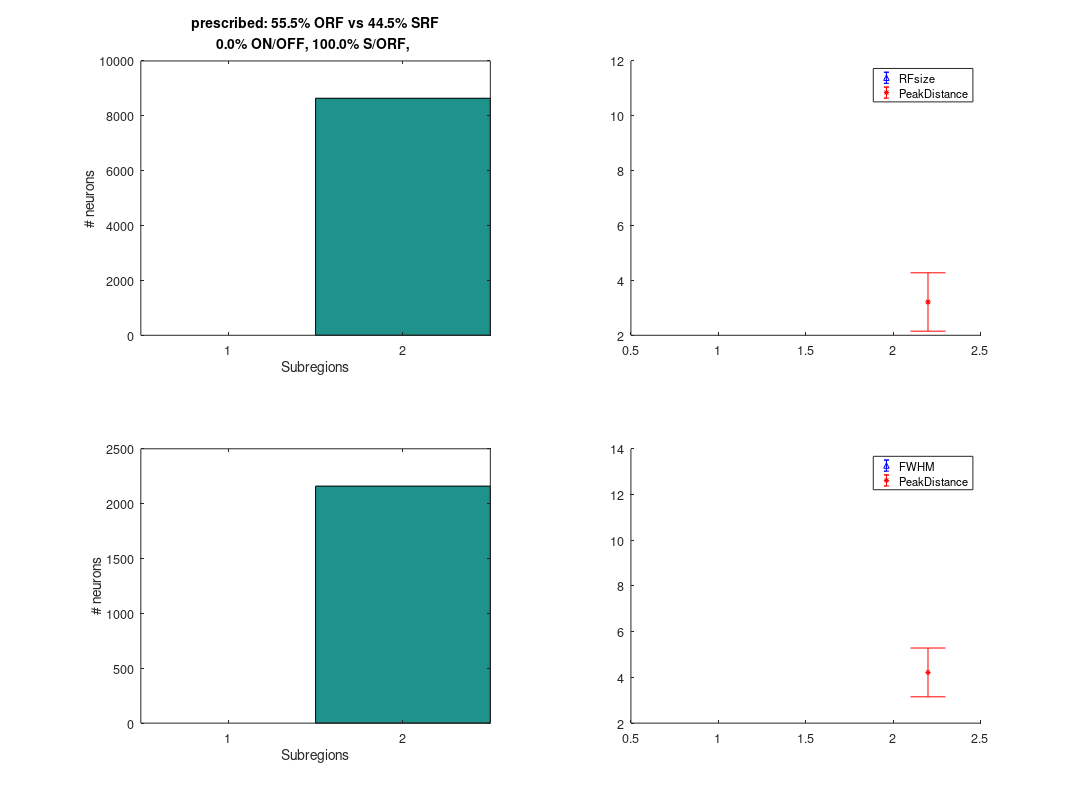

This chart was generated by the following MATLAB code: (Note: this script raises an error after producing the figure.)
%% setup
drawSpecific = false;
p = struct;
p.YoudensIndex = 0.32;
p.profile = 'u'         % 'u' for uniform(single-value) profile for LGN connection strength, 'g' for gaussian
p.name = 'ndi305-40';
enorm = 0.305; 
inorm = 0.40; 
enormStd = 0.1016;
inormStd = 0.1016;
p.h = 'png';
p.esigma0 = [10.5,0.1];
p.isigma0 = [10.5,0.1];
%p.isigma0 = p.esigma0 * 1.1;
p.eAspectR0 = [1.2;0.012];
p.iAspectR0 = [1.55;0.0155];
%p.iAspectR0 = p.eAspectR0*1.19;
p.se = 1;  % connection strength
p.si = 1;
%p.si = 4/3.2875;
%p.si = 1;    %l
%p.si = 1;       %b
aliasing = true;
p.pCRF = 0.0; % percentage of pure complex cells, full overlap LGN input
pMono = 0;
ep = [0, pMono,	1-p.pCRF]; % 27% 3-Stripes Niell & Stryker 2008
FontSize = 14;
set(0,'DefaultAxesFontSize',FontSize);
pPosition = [18, 180, 1200, 900];
if ~isempty(p.h)
    if strcmp(p.h,'psc2')
        printDriver = ['-de',p.h];
        p.h = 'eps';
    else
        printDriver = ['-d',p.h];
    end
    dpi = '-r150';
end
multi = 1.2;
p.lgnx = 16;%*multi;
p.lgny = 16;%*multi;
% p.lgnx = 6;
% p.lgny = 6;
p.uniformStrength = true;
%p.uniformStrength = true;
p.ev1x = 60*multi; % column 60
p.ev1y = 100*multi;	% row 100
p.iv1x = 30*multi;    % 30
p.iv1y = 50*multi;    % 50

p.dE = 6.515;
p.dI = 13.03;
% p.lgnmax = 30;  % per square degree % 0.037 per squared lgn RF, 0.029 per circled LGN RF
p.lgn_offset = 0.02; % lgn position offset
p.v1_offset = 0.02;	% v1 position offset relative to distance to nearest neuron % not implemented
p.example = 32; % examples bigger than 16 will not be displayed.
p.sigmaTheta = 0/180*pi; % orientation fluctuation of subregion
% guassian parameters, to use cutoff uniform, put seed to -1;
p.dlgn = 5/(5/180*pi)^2; % corresponding to lgns per 25 square degree
p.seed = 911; % keep it fix, data file naming system doesn't have it.
rng(p.seed);
p.average = 3;
% guassian end
p.cbounde = sqrt(2);
p.cboundi = p.cbounde*1.1;
% p.cboundi = p.cbounde*1.0;
p.sbounde = 1;
p.sboundi = 1;
%p.si = 1;
% p.boundi = sqrt(2)+0.5;
% p.bound = 2*sqrt(2*log(2));

% p.pick = true; % only use picked lgn, change jlgn in adg_INPUT for FASTER lgn input rendering.
p.pick = false;
% p.drawOrientation = true;
p.drawOrientation = false;
% mouse visual space 
%	altitude:	-50,25
%	azimuth:	-25,150
%	biggest RF:	35 degrees in diameter
%	smallest RF: 10 degrees in diameter
%	percentage of ON/OFF dominating, 0.27 for layer2/3, 0.73 for layer4
% pMono = 0.4167; % combined Layer 2 and 3
% pMono = 0.27; % Layer 2 and 3 only
%ep = [0,	pMono*1,	0.73]; % 27% 3-Stripes Niell & Stryker 2008
% p.YoudensIndex = 0.5; % 0.32 for Liu et al 2010 online method
ip = [0,    0,  1];
% p.nSubTypeE = [1,2,2,3];
% p.nSubTypeE = [1,2,2];
% p.Etypes = {' ON-OFF',' ORF',' SRF',' 3-Stripes'};
% p.Etypes = {' ON-OFF',' ORF',' SRF'};
p.Etypes = {' ORF',' SRF',' CRF'};
p.nSubTypeE = [2,2,2];
p.Etypes = strcat('Exc',p.Etypes);
p.ntypeE = length(p.Etypes);
p.Itypes = {' ORF'};
p.nSubTypeI = [2];
p.Itypes = strcat('Inh',p.Itypes);
p.ntypeI = length(p.Itypes);
p.pOn = 0.85;
core = 26.06*multi;
% core = 5;
extend = 20;
p.multi = 1;

azimuth = [-25,150]./180.*pi;
altitude = [-50,25]./180.*pi;
p.fdr = ['lgn2v1map'];
if ~exist(p.fdr,'dir')
    mkdir(p.fdr);
end

p.pinwheel = [];
p.rlgn = 0.1555;
% p.pinwheel = [2,2];
% auto data
range = (p.multi*core+2*extend)./180.*pi;
brim = (diff(altitude)-range)/2;
p.lgn_altitude = [altitude(1)+brim,altitude(2)-brim];
brim = (diff(azimuth)-range)/2;
p.lgn_azimuth = [azimuth(1)+brim,azimuth(2)-brim];

range = (p.multi*core)./180.*pi;
brim = (diff(altitude)-range)/2;
p.v1_altitude = [altitude(1)+brim,altitude(2)-brim];
brim = (diff(azimuth)-range)/2;
p.v1_azimuth = [azimuth(1)+brim,azimuth(2)-brim];

p.nlgn = p.lgnx*p.lgny;

p.nv1i = p.iv1x*p.iv1y;
p.nv1e = p.ev1x*p.ev1y;
p.nv1 = p.nv1e + p.nv1i;

%% distribute RF in exc neuron
p_subregion = rand([p.nv1e,1]);
p.eSubregion = zeros(p.nv1e,1);
p.typeE = zeros(p.nv1e,1);
mostSubregion = length(ep)-1;
 % here sigma is only FWHM, later transformed to sigma
p.esigma = zeros(p.nv1e,mostSubregion);
if mostSubregion>1
	p.ePeakDistance = zeros(p.nv1e,mostSubregion-1);
end
p.eAspectRatio = zeros(p.nv1e,mostSubregion);
p.enormDistance = zeros(p.nv1e,1);
if pMono > 0
%%%%%%%%%%%%% ON-OFF dominating
ir = (p_subregion > ep(1) & p_subregion <= ep(2));
nir = sum(ir);
p.eSubregion(ir) = 1;

% on-off axis
p.esigma(ir,1) = (10.5 + randn([nir,1])*0.1)./180.*pi;
% orth
% p.eAspectRatio(ir,1) = (1.5 + randn([nir,1])*0.1);
temp = (p.eAspectR0(1) + randn([nir,1])*p.eAspectR0(2));
temp(temp<1) = 1;
p.eAspectRatio(ir,1) = temp;
p.typeE(ir) = 1;
end
%%%%%%%%%%%%%% SRF/ORF
    ir = (p_subregion > ep(2) & p_subregion <= ep(3));
    nir = sum(ir);
    p.eSubregion(ir) = 2;
    
    % on-off axis
    p.esigma(ir,1) = (p.esigma0(1) + randn([nir,1])*p.esigma0(2))./180.*pi;
    p.esigma(ir,2) = p.esigma(ir,1);
    % peak distance
    % normDistance(ir) = 0.1 + rand(nir,1)*0.75;
    temp = zeros(nir,1)-1;
    % figure(100);
    nnn = 0;
    % nn0 = 0;
    % binranges = -0.2:0.05:1;
    % nbins = length(binranges);
    % binranges(nbins) = 1.1;
    if aliasing
        temp = enorm + randn(nir-nnn,1)*enormStd;
        neg = temp<0;
        temp(neg) = -temp(neg);
    else
        while nnn < nir
            unpicked = temp<0;
            temp(unpicked) = enorm + randn(nir-nnn,1)*enormStd;
        %     nn0 = nn0 + nir - nnn;
            temp(temp<0.0) = -1;
            nnn = nnn + sum(temp>0);
        end
    end
    % b = histc(temp,binranges);
    % b = b(1:nbins-1);
    % 
    % b0 = histc(0.3+randn(nn0,1)*0.15,binranges);
    % b0 = b0(1:nbins-1);
    % plot(binranges(1:nbins-1),[b,b0],'*');
    
    % temp(temp<0) = 0;
    
    p.enormDistance(ir) = temp; 
    % normDistance(ir) = 0.0 + rand(nir,1)*(YoudensIndex/perORF);
    p.ePeakDistance(ir,1) = 0.5*p.enormDistance(ir) .* (p.esigma(ir,1)+p.esigma(ir,2));
    
    % orth
    % p.eAspectRatio(ir,1) = (1.2 + randn([nir,1])*0.07);
    % p.eAspectRatio(ir,2) = p.eAspectRatio(ir,1);
    temp = (p.eAspectR0(1) + randn([nir,1])*p.eAspectR0(2));
    temp(temp<1) = 1.0;
    p.eAspectRatio(ir,1) = temp;
    p.eAspectRatio(ir,2) = temp;

    if pMono>0
        p.typeE(ir & p.enormDistance > p.YoudensIndex) = 3;
        p.typeE(ir & p.enormDistance <= p.YoudensIndex) = 2;
    else
        p.typeE(ir & p.enormDistance > p.YoudensIndex) = 2;
        p.typeE(ir & p.enormDistance <= p.YoudensIndex) = 1;
    end

%%%%%%%%%%%%%% CRF
p.CRF = false(p.nv1e,1);
if p.pCRF>0
    ir = (p_subregion > ep(3) & p_subregion <= 1);
    nir = sum(ir);
    p.eSubregion(ir) = 2;
    
    % on-off axis
    p.esigma(ir,1) = (p.esigma0(1) + randn([nir,1])*p.esigma0(2))./180.*pi;
    p.esigma(ir,2) = p.esigma(ir,1);
    % peak distance
    p.enormDistance(ir) = 0.0;
    p.ePeakDistance(ir,1) = 0.5*p.enormDistance(ir) .* (p.esigma(ir,1)+p.esigma(ir,2));
    
    % orth
    temp = (p.eAspectR0(1) + randn([nir,1])*p.eAspectR0(2));
    temp(temp<1) = 1.0;
    p.eAspectRatio(ir,1) = temp;
    p.eAspectRatio(ir,2) = temp;
    p.typeE(ir) = 3;
    p.CRF(ir) = true;
end

%% distribute RF in inh neuron
p_subregion = rand([p.nv1i,1]);
p.iSubregion = zeros(p.nv1i,1);
p.typeI = zeros(p.nv1i,1);
mostSubregion = length(ip)-1;
p.isigma = zeros(p.nv1i,mostSubregion);
if mostSubregion>1
	p.iPeakDistance = zeros(p.nv1i,mostSubregion-1);
end
p.iAspectRatio = zeros(p.nv1i,mostSubregion);
p.inormDistance = zeros(p.nv1i,1);

ir = (p_subregion > ip(2) & p_subregion <= ip(3));
nir = sum(ir);
p.iSubregion(ir) = 2;

% on-off axis
% p.isigma(ir,:) = (10.5 + randn([nir,2])*1)./180.*pi;
p.isigma(ir,1) = (p.isigma0(1) + randn([nir,1])*p.isigma0(2))./180.*pi;
% p.isigma(ir,1) = (12.0 + randn([nir,1])*0.1)./180.*pi;
p.isigma(ir,2) = p.isigma(ir,1);
% p.isigma(ir,2) = p.isigma(ir,1).*(1.0 + randn([nir,1])*0.07);

% orth
% p.iAspectRatio(ir,1) = (1.2 + randn([nir,1])*0.1);
% p.iAspectRatio(ir,2) = p.iAspectRatio(ir,1);
temp = (p.iAspectR0(1) + randn([nir,1])*p.iAspectR0(2));
% temp = (1.5 + randn([nir,1])*0.012);
temp(temp<1) = 1.0;
p.iAspectRatio(ir,1) = temp;
p.iAspectRatio(ir,2) = p.iAspectRatio(ir,1);

% peak distance
% temp = 0.50 + randn(nir,1)*0.1;
% temp(temp<0) = 0;
temp = zeros(nir,1)-1;
nnn = 0;
while nnn < nir
    unpicked = temp<0;
    temp(unpicked) = inorm + randn(nir-nnn,1)*inormStd;
    temp(temp<0.0) = -1;
    nnn = nnn + sum(temp>0);
end
p.inormDistance(ir) = temp;
p.iPeakDistance(ir,1) = 0.5*p.inormDistance(ir) .* (p.isigma(ir,1)+p.isigma(ir,2));

p.typeI(ir) = 1;
%%
h = figure;
subplot(2,2,1);
hist(p.eSubregion,1:length(ep)-1);
xlabel('Subregions');
ylabel('# neurons');

ORF_SRF = p.eSubregion==2;
% p.normDistance = p.ePeakDistance(ORF_SRF,1)*2 ./(p.esigma(ORF_SRF,1)+p.esigma(ORF_SRF,2));

n2sub = sum(p.eSubregion == 2);
pORF = sum(p.typeE == 1)/n2sub;
pSRF = sum(p.typeE == 2)/n2sub;
pMono = sum(p.eSubregion == 1)/p.nv1e;
pS_ORF = sum(p.eSubregion == 2)/p.nv1e;
% p3Stripes = sum(p.eSubregion == 3)/p.nv1e;
disp(['prescribed: ',num2str(pORF*100,'%3.1f'),'% ORF vs ',num2str(pSRF*100,'%3.1f'),'% SRF']);
title({['prescribed: ',num2str(pORF*100,'%3.1f'),'% ORF vs ',num2str(pSRF*100,'%3.1f'),'% SRF'], ...
        [num2str(pMono*100,'%3.1f'),'% ON/OFF, ',num2str(pS_ORF*100,'%3.1f'),'% S/ORF, ']});%,num2str(p3Stripes*100,'%3.1f'),'% 3-Stripes']});
subplot(2,2,2);
hold on
m = zeros(length(ep)-1,1);
s = zeros(length(ep)-1,1);
mp = zeros(length(ep)-2,1);
sp = zeros(length(ep)-2,1);
for k=1:(length(ep)-1)
    pick = p.eSubregion == k;
    if k > 0
        m(k) = mean(mean(p.esigma(pick,1:k).*(1+p.eAspectRatio(pick,1:k))./2,2)*180/pi);
        s(k) = std(mean(p.esigma(pick,1:k).*(1+p.eAspectRatio(pick,1:k))./2,2)*180/pi);
        if k > 1
            mp(k-1) = mean(mean(p.ePeakDistance(pick,1:k-1),2))*180/pi;
            sp(k-1) = std(mean(p.ePeakDistance(pick,1:k-1),2))*180/pi;
        end
    end
end
errorbar(1:(length(ep)-1),m,s,'^b');
errorbar((2:(length(ep)-1))+0.2,mp,sp,'*r');
legend({'RFsize','PeakDistance'},'Location','best');

subplot(2,2,3);
hist(p.iSubregion,1:length(ip)-1);
xlabel('Subregions');
ylabel('# neurons');
subplot(2,2,4);
hold on
m = zeros(length(ip)-1,1);
s = zeros(length(ip)-1,1);
mp = zeros(length(ip)-2,1);
sp = zeros(length(ip)-2,1);
for k=1:(length(ip)-1)
    pick = p.iSubregion == k;
    if k > 0
        m(k) = mean(mean(p.isigma(pick,1:k).*(1+p.iAspectRatio(pick,1:k))./2,2)*180/pi);
        s(k) = std(mean(p.isigma(pick,1:k).*(1+p.iAspectRatio(pick,1:k))./2,2)*180/pi);
        if k > 1
            mp(k-1) = mean(mean(p.iPeakDistance(pick,1:k-1),2)*180/pi);
            sp(k-1) = std(mean(p.iPeakDistance(pick,1:k-1),2)*180/pi);
        end
    end
end
errorbar(1:(length(ip)-1),m,s,'^b');
errorbar((2:(length(ip)-1))+0.2,mp,sp,'*r');
legend({'FWHM','PeakDistance'},'Location','best');
axis auto
if ~isempty(p.h)
    set(gcf, 'PaperUnits', 'points','PaperPosition', pPosition);
    if strcmp(p.h,'fig')
        saveas(h,['lgn2v1map/',p.name,'-presets.',p.h]);
    else
        print(h,['lgn2v1map/',p.name,'-presets.',p.h],printDriver,dpi);
    end
end
%% from FWHM to sigma
p.esigma = p.esigma./(2*sqrt(2*log(2)));
p.isigma = p.isigma./(2*sqrt(2*log(2)));

[p,etheta, itheta, sp, nLGN, nSubLGN, v1Map, LGNpos, lgnStrength] = lgn2v1Map_beta(p);
save([p.name,'.mat'],'p','etheta','itheta','sp','nLGN','nSubLGN','v1Map','LGNpos', 'lgnStrength');
meanLGNe = mean(nLGN(1:p.nv1e,1));
meanLGNi = mean(nLGN(p.nv1e+(1:p.nv1i),1));
disp(['nLGN i over e = ', num2str(meanLGNi*p.si/(meanLGNe*p.se))]);
disp(p.name);
